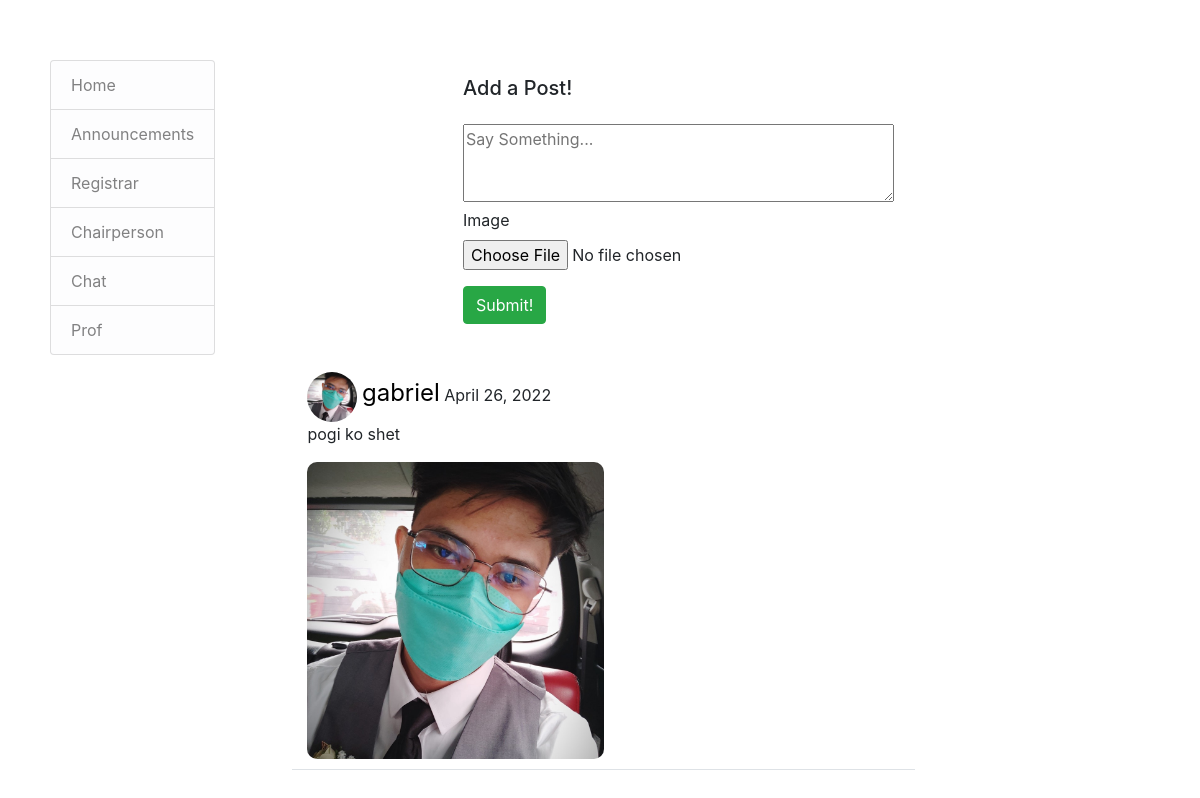
The app's page /registrar (signed in) with its own data.
### student/models.py (models this page shows)
class RegistrarPost(models.Model):
    body = models.TextField()
    date = models.DateTimeField(default=timezone.now)
    author = models.ForeignKey(User, on_delete=models.CASCADE)
    image = models.ImageField(upload_to='uploads/post_photos', blank=True, null=True)

class UserProfile(models.Model):
    user = models.OneToOneField(User, primary_key=True, verbose_name='user', related_name='profile', on_delete=models.CASCADE)
    name = models.CharField(max_length=30, blank=True, null=True)
    bio = models.TextField(max_length=500, blank=True, null=True)
    birth_date=models.DateField(null=True, blank=True)
    location = models.CharField(max_length=100, blank=True, null=True)
    picture = models.ImageField(upload_to='uploads/profile_pictures', default='uploads/profile_pictures/default.jpg', blank=True)

### student/views.py (the view, shortened to what this page needs)
# urls.py: path('registrar', RegistrarPostListView.as_view(), name='registrar'),
class RegistrarPostListView(LoginRequiredMixin, View):
    def get(self, request, *args, **kwargs):
        posts = RegistrarPost.objects.all().order_by('-date')
        form = RegistrarPostForm()
        context = {
            'registrar': posts,
            'form': form,
        }
        return render(request, 'home/registrar.html', context)

### student/forms.py
class RegistrarPostForm(forms.ModelForm):
    body = forms.CharField(
        label='',
        widget=forms.Textarea(
            attrs={'rows': '3',
                   'placeholder': 'Say Something...'}
        ))
    image = forms.ImageField(required=False)
    class Meta:
        model = RegistrarPost
        fields = ['body', 'image']

### student/templates/home/registrar.html (shortened to what this page needs)
{% extends 'home/base.html' %}
{% load crispy_forms_tags %}
{% block content %}
    <div class="container">
        <div class="row justify-content-center mt-3">
            <div class="col-md-5 col-sm-12">
                <h5>Add a Post!</h5>
            </div>
        </div>
        <div class="row justify-content-center mt-3 mb-5">
            <div class="col-md-5 col-sm-12">
                <form method="POST" enctype="multipart/form-data">
                    {{ form | crispy }}
                    <div class="d-grid gap-2">
                        <button class="btn btn-success mt-3">Submit!</button>
                    </div>
                </form>
            </div>
        </div>
        {% for post in registrar %}
        <div class="row justify-content-center mt-3">
            <div class="col-md-10 col-sm-12 border-bottom position-relative">
                <div>
                    <img class="rounded-circle post-img" height="50" width="50" src="{{ post.author.profile.picture.url }}" />
                    <a class="profile-link" href="{% url 'profile' post.author.profile.pk %}">{{ post.author }}</a> {{ post.date | date:"F d, Y"}}
                </div>
                <div class="position-relative">
                    <p>{{ post.body }}</p>
                    {% if post.image %}
                    <img src="{{ post.image.url }}" class="post-image" />
                    {% endif %}
                </div>
            </div>
        </div>
        {% endfor %}
    </div>
{% endblock content %}

### static/style.css (style rules this page uses)
.post-image { max-width: 50%; height: auto; border-radius: 10px; margin-bottom: 10px; }
.profile-link { font-size: x-large; color: black; }

### records on screen
RegistrarPost: author.profile.picture (picture), author "gabriel", date "April 26, 2022", body "pogi ko shet", image (picture)
